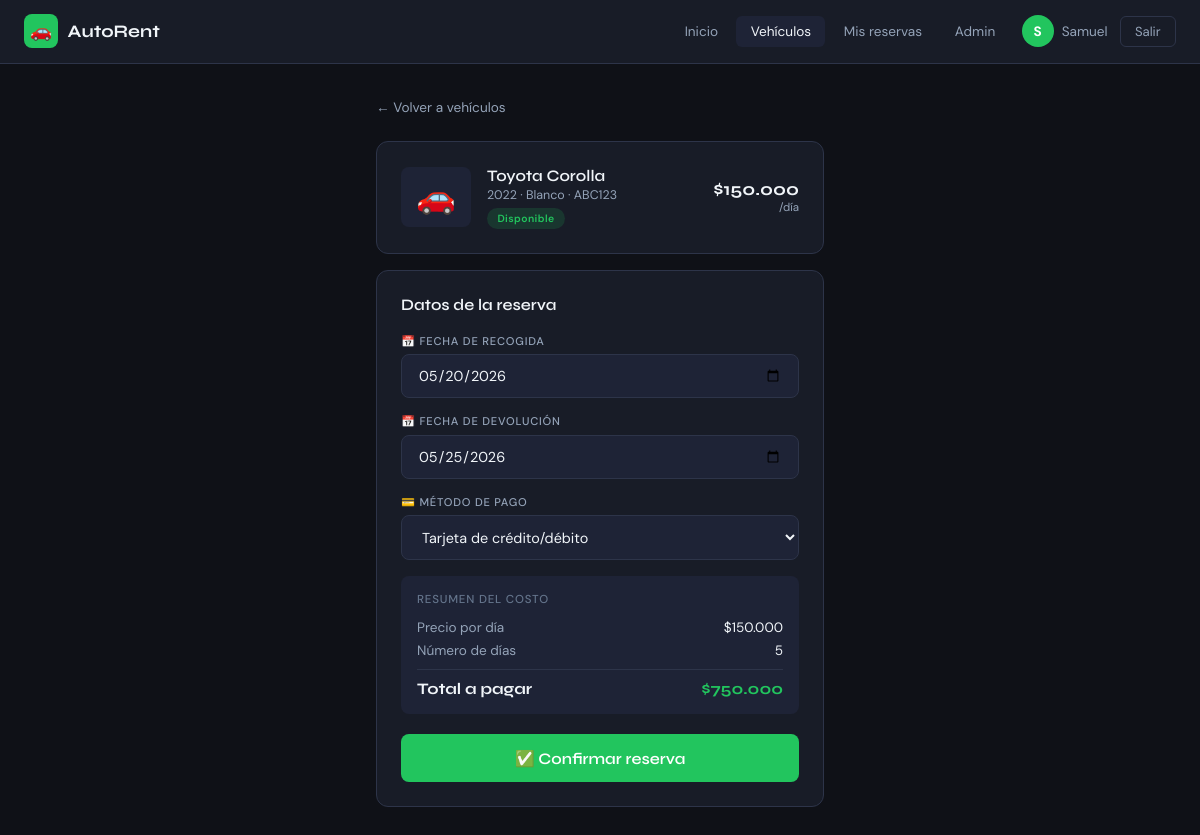
The page /reservar.php?vehiculo_id=1 (signed in) on the database its author committed.
### tables this page shows
CREATE TABLE IF NOT EXISTS `vehiculos` (
  `id`          INT(11)       NOT NULL AUTO_INCREMENT,
  `placa`       VARCHAR(10)   NOT NULL,
  `marca`       VARCHAR(50)   NOT NULL,
  `modelo`      VARCHAR(50)   NOT NULL,
  `anio`        INT(11)       NOT NULL,
  `color`       VARCHAR(30)   DEFAULT NULL,
  `precio_dia`  DECIMAL(10,2) NOT NULL,
  PRIMARY KEY (`id`),
  UNIQUE KEY `placa` (`placa`)
);

### reservar.php (the view, shortened to what this page needs)
<?php
require_once 'includes/layout.php';
$db = getDB();
$vehiculo_id  = (int)($_GET['vehiculo_id'] ?? 0);
$fecha_inicio = $_GET['fecha_inicio'] ?? date('Y-m-d');
$fecha_fin    = $_GET['fecha_fin']    ?? date('Y-m-d', strtotime('+5 days'));
$stmt = $db->prepare("SELECT * FROM vehiculos WHERE id = ?");
$stmt->bind_param('i', $vehiculo_id);
$stmt->execute();
$vehiculo = $stmt->get_result()->fetch_assoc();
$success = '';
$dias_prev = max(1, (strtotime($fecha_fin) - strtotime($fecha_inicio)) / 86400);
$monto_prev = $dias_prev * $vehiculo['precio_dia'];
$emojis = ['🚙','🚗','🚘','🛻','🚐'];
$emoji = $emojis[$vehiculo_id % count($emojis)];
?>
<body>
<div class="main-content">
<div class="container-sm">
  <div style="margin-bottom:1.5rem">
    <a href="vehiculos.php" style="display:inline-flex;align-items:center;gap:.4rem;color:var(--text2);font-size:.85rem">
      ← Volver a vehículos
    </a>
  </div>
  <?php if($success === 'reserva_ok'): ?>
  <div class="card" style="text-align:center;padding:2.5rem 2rem">
    <div style="font-size:3.5rem;margin-bottom:1rem">✅</div>
    <h2 style="margin-bottom:.5rem">¡Reserva confirmada!</h2>
    <p style="color:var(--text2);margin-bottom:1.5rem">
      <?= htmlspecialchars($vehiculo['marca'].' '.$vehiculo['modelo']) ?> ·
      <?= date('d M', strtotime($fi_ok)) ?> → <?= date('d M', strtotime($ff_ok)) ?> ·
      <?= $dias_ok ?> días
    </p>
    <div style="background:var(--bg3);border-radius:var(--radius-sm);padding:1rem;margin-bottom:1.5rem">
      <div style="font-size:.75rem;color:var(--text3);margin-bottom:.25rem">TOTAL PAGADO</div>
      <div style="font-family:'Syne',sans-serif;font-size:1.8rem;font-weight:700;color:var(--green)">
        $<?= number_format($monto_ok,0,',','.') ?>
      </div>
      <div style="font-size:.75rem;color:var(--text2);margin-top:.25rem">
        $<?= number_format($vehiculo['precio_dia'],0,',','.') ?>/día · <?= ucfirst($_POST['metodo_pago']??'tarjeta') ?>
      </div>
    </div>
    <div style="display:flex;gap:.75rem;justify-content:center;flex-wrap:wrap">
      <a href="reservas.php"><button class="btn btn-primary">Ver mis reservas</button></a>
      <a href="home.php"><button class="btn btn-secondary">Ir al inicio</button></a>
    </div>
  </div>
  <?php else: ?>
  <div class="card" style="margin-bottom:1rem">
    <div style="display:flex;align-items:center;gap:1rem">
      <div style="width:70px;height:60px;background:var(--bg3);border-radius:8px;display:flex;align-items:center;justify-content:center;font-size:2rem;flex-shrink:0">
        <?= $emoji ?>
      </div>
      <div style="flex:1">
        <h3 style="font-size:1rem;font-weight:600"><?= htmlspecialchars($vehiculo['marca'].' '.$vehiculo['modelo']) ?></h3>
        <p style="font-size:.78rem;color:var(--text2);margin:.15rem 0"><?= $vehiculo['anio'] ?> · <?= htmlspecialchars($vehiculo['color']) ?> · <?= htmlspecialchars($vehiculo['placa']) ?></p>
        <span class="badge badge-green">Disponible</span>
      </div>
      <div style="text-align:right">
        <div style="font-family:'Syne',sans-serif;font-weight:700;font-size:1.1rem">
          $<?= number_format($vehiculo['precio_dia'],0,',','.') ?>
        </div>
        <div style="font-size:.72rem;color:var(--text2)">/día</div>
      </div>
    </div>
  </div>
  <div class="card">
    <h3 style="font-size:1rem;font-weight:600;margin-bottom:1.25rem">Datos de la reserva</h3>
    <form method="POST">
      <div class="form-group">
        <label class="form-label">📅 Fecha de recogida</label>
        <input class="form-control" type="date" name="fecha_inicio" id="fi"
               value="<?= htmlspecialchars($_POST['fecha_inicio']??$fecha_inicio) ?>"
               min="<?= date('Y-m-d') ?>" onchange="calcTotal()">
      </div>
      <div class="form-group">
        <label class="form-label">📅 Fecha de devolución</label>
        <input class="form-control" type="date" name="fecha_fin" id="ff"
               value="<?= htmlspecialchars($_POST['fecha_fin']??$fecha_fin) ?>"
               min="<?= date('Y-m-d',strtotime('+1 day')) ?>" onchange="calcTotal()">
      </div>
      <div class="form-group">
        <label class="form-label">💳 Método de pago</label>
        <select class="form-control" name="metodo_pago">
          <option value="tarjeta">Tarjeta de crédito/débito</option>
        </select>
      </div>
      <div style="background:var(--bg3);border-radius:var(--radius-sm);padding:1rem;margin-bottom:1.25rem">
        <div style="font-size:.72rem;text-transform:uppercase;letter-spacing:.07em;color:var(--text3);margin-bottom:.75rem;font-weight:500">Resumen del costo</div>
        <div style="display:flex;justify-content:space-between;font-size:.85rem;margin-bottom:.4rem">
          <span style="color:var(--text2)">Precio por día</span>
          <span>$<?= number_format($vehiculo['precio_dia'],0,',','.') ?></span>
        </div>
        <div style="display:flex;justify-content:space-between;font-size:.85rem;margin-bottom:.4rem">
          <span style="color:var(--text2)">Número de días</span>
          <span id="num-dias"><?= $dias_prev ?></span>
        </div>
        <div style="height:1px;background:var(--border);margin:.6rem 0"></div>
        <div style="display:flex;justify-content:space-between;font-family:'Syne',sans-serif;font-weight:700">
          <span>Total a pagar</span>
          <span style="color:var(--green)" id="total-monto">$<?= number_format($monto_prev,0,',','.') ?></span>
        </div>
      </div>
      <button type="submit" class="btn btn-primary btn-block" style="font-size:1rem;padding:.9rem">
        ✅ Confirmar reserva
      </button>
    </form>
  </div>
  <?php endif; ?>
</div>
</div>

### includes/layout.php (style rules this page uses)
*,*::before,*::after { box-sizing:border-box;margin:0;padding:0 }
:root { --green:#22c55e;--green-dark:#16a34a; --bg:#0f1117;--bg2:#181c27;--bg3:#1e2336;--bg4:#252b3b; --border:#2d3449;--border2:#3a4260; --text:#f1f5f9;--text2:#94a3b8;--text3:#64748b; --red:#ef4444;--amber:#f59e0b; --radius:12px;--radius-sm:8px;--radius-lg:18px; }
body { font-family:'DM Sans',sans-serif;background:var(--bg);color:var(--text);min-height:100vh }
h1,h2,h3,h4,h5 { font-family:'Syne',sans-serif }
a { text-decoration:none;color:inherit }
input,button,select,textarea { font-family:'DM Sans',sans-serif }
.card { background:var(--bg2);border:1px solid var(--border);border-radius:var(--radius);padding:1.5rem }
.badge { display:inline-block;font-size:.65rem;font-weight:600;padding:.25rem .65rem;border-radius:50px;letter-spacing:.04em }
.badge-green { background:rgba(34,197,94,.15);color:var(--green) }
.form-group { display:flex;flex-direction:column;gap:.4rem;margin-bottom:1rem }
.form-label { font-size:.7rem;letter-spacing:.07em;text-transform:uppercase;color:var(--text2);font-weight:500 }
.form-control { background:var(--bg3);border:1px solid var(--border);border-radius:var(--radius-sm);padding:.7rem 1rem;color:var(--text);font-size:.9rem;width:100%;transition:border-color .2s;outline:none }
.form-control::placeholder { color:var(--text3) }
.btn { border:none;border-radius:var(--radius-sm);padding:.7rem 1.25rem;font-family:'Syne',sans-serif;font-weight:600;font-size:.9rem;cursor:pointer;transition:all .2s;display:inline-flex;align-items:center;gap:.4rem }
.btn-primary { background:var(--green);color:#fff }
.btn-block { width:100%;justify-content:center }
.container-sm { max-width:480px;margin:0 auto;padding:2rem 1rem }
.main-content { padding-bottom:80px }

### rows shown on the page
vehiculos: marca+modelo "Toyota Corolla", anio "2022", color "Blanco", placa "ABC123", precio_dia "150.000", precio_dia "750.000"

### other values the page prints
$inicial "S"
$nombre "Samuel"
$emoji "🚗"
$dias_prev "5"
